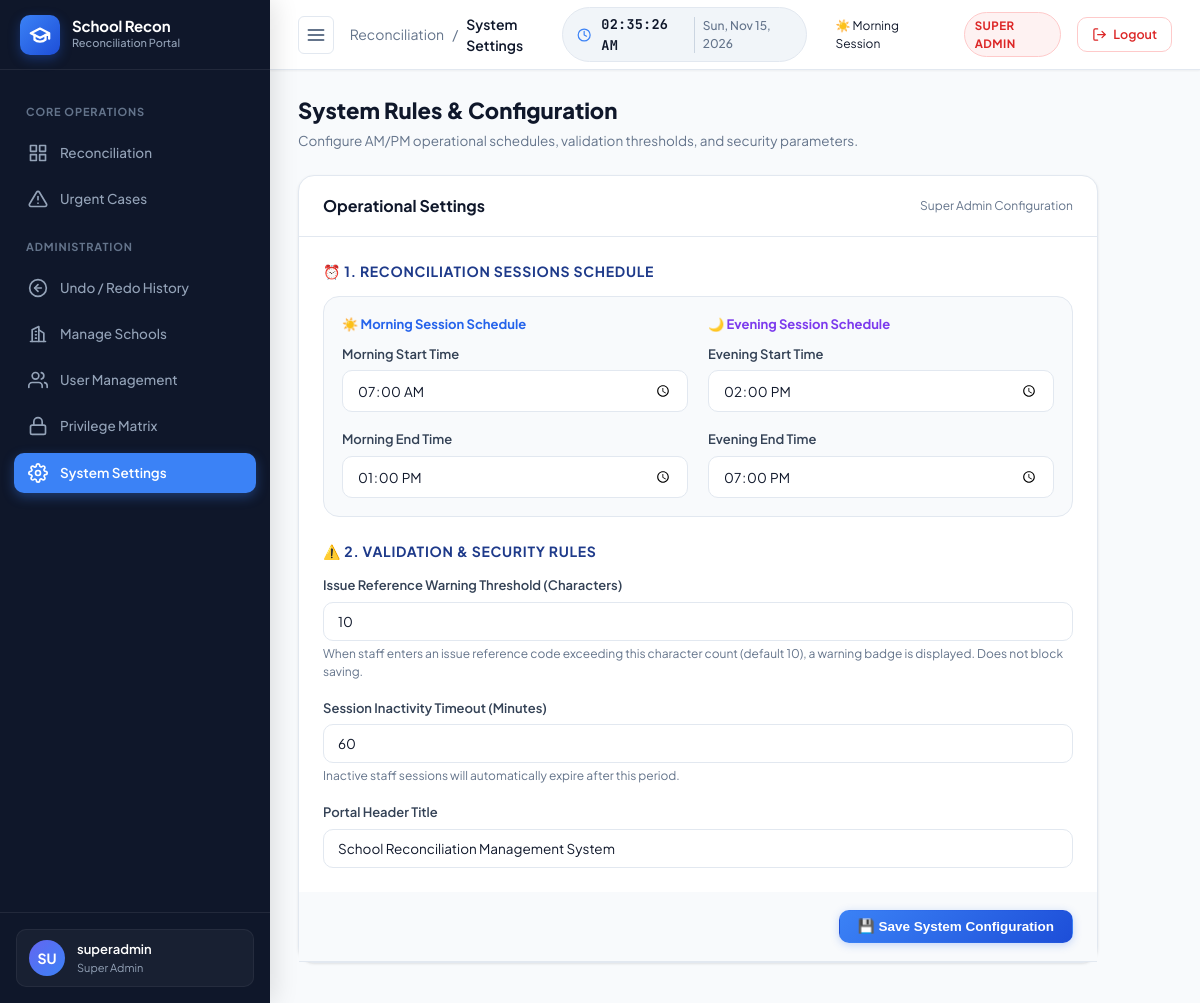
The page /settings.php (signed in) on the database its author committed.
### tables this page shows
CREATE TABLE `system_settings` (
    `id` INT AUTO_INCREMENT PRIMARY KEY,
    `setting_key` VARCHAR(100) NOT NULL UNIQUE,
    `setting_value` TEXT NOT NULL,
    `setting_group` VARCHAR(50) DEFAULT 'General',
    `description` VARCHAR(255) NULL,
    `updated_at` TIMESTAMP DEFAULT CURRENT_TIMESTAMP ON UPDATE CURRENT_TIMESTAMP
);

### config/auth.php (called while the page is built, shortened)
<?php
function is_logged_in() {
    return isset($_SESSION['user_id']) && !empty($_SESSION['user_id']);
}
function current_user() {
    return [
        'id'        => $_SESSION['user_id'],
        'username'  => $_SESSION['username'],
        'full_name' => $_SESSION['full_name'] ?? $_SESSION['username'],
        'role_id'   => $_SESSION['role_id'],
        'role_slug' => $_SESSION['role_slug'],
        'role_name' => $_SESSION['role_name']
    ];
}
function has_permission($permission_slug) {
    if (isset($_SESSION['role_slug']) && $_SESSION['role_slug'] === ROLE_SUPER_ADMIN) {
        return true;
    }
}
function has_role($roles) {
    if (is_string($roles)) $roles = [$roles];
    return isset($_SESSION['role_slug']) && in_array($_SESSION['role_slug'], $roles);
}

### includes/functions.php (called while the page is built, shortened)
<?php
require_once __DIR__ . '/../config/auth.php';
function e($value) {
    return htmlspecialchars((string)$value, ENT_QUOTES, 'UTF-8');
}
function get_setting($key, $default = '') {
    try {
        $pdo = getDBConnection();
        $stmt = $pdo->prepare("SELECT setting_value FROM system_settings WHERE setting_key = ?");
        $stmt->execute([$key]);
        $val = $stmt->fetchColumn();
        return ($val !== false) ? $val : $default;
    } catch (Exception $e) {
        return $default;
    }
}

### settings.php (the view, shortened to what this page needs)
<?php
$page_title = 'System Settings';
require_once __DIR__ . '/config/auth.php';
require_once __DIR__ . '/includes/functions.php';
$am_start = get_setting('am_start_time', '07:00');
$am_end = get_setting('am_end_time', '13:00');
$pm_start = get_setting('pm_start_time', '14:00');
$pm_end = get_setting('pm_end_time', '19:00');
$warning_len = get_setting('issue_ref_warning_len', '10');
$session_timeout = get_setting('session_timeout_minutes', '60');
$app_title = get_setting('app_title', APP_NAME);
include __DIR__ . '/includes/header.php';
?>
<div style="display: flex; align-items: center; justify-content: space-between; margin-bottom: 24px; flex-wrap: wrap; gap: 16px;">
    <div>
        <h1 style="font-size: 22px; font-weight: 800; color: var(--text-main);">System Rules & Configuration</h1>
        <p style="font-size: 13.5px; color: var(--text-muted); margin-top: 4px;">
            Configure AM/PM operational schedules, validation thresholds, and security parameters.
        </p>
    </div>
</div>
<div style="max-width: 800px;">
    <div class="card">
        <div class="card-header">
            <h2 class="card-title">Operational Settings</h2>
            <span style="font-size: 12px; color: var(--text-muted);">Super Admin Configuration</span>
        </div>
        <form id="settingsForm">
            <div class="card-body">
                <h3 style="font-size: 14px; font-weight: 700; color: #1e3a8a; margin-bottom: 14px; text-transform: uppercase; letter-spacing: 0.05em;">
                    ⏰ 1. Reconciliation Sessions Schedule
                </h3>
                <div style="display: grid; grid-template-columns: 1fr 1fr; gap: 20px; background: #f8fafc; padding: 18px; border-radius: var(--radius-lg); border: 1px solid var(--border-color); margin-bottom: 24px;">
                    <div>
                        <h4 style="font-size: 13px; font-weight: 700; color: #2563eb; margin-bottom: 10px;">☀️ Morning Session Schedule</h4>
                        <div class="form-group">
                            <label class="form-label">Morning Start Time</label>
                            <input type="time" name="settings[am_start_time]" class="form-control" value="<?= e($am_start) ?>" required>
                        </div>
                        <div class="form-group" style="margin-bottom: 0;">
                            <label class="form-label">Morning End Time</label>
                            <input type="time" name="settings[am_end_time]" class="form-control" value="<?= e($am_end) ?>" required>
                        </div>
                    </div>
                    <div>
                        <h4 style="font-size: 13px; font-weight: 700; color: #7c3aed; margin-bottom: 10px;">🌙 Evening Session Schedule</h4>
                        <div class="form-group">
                            <label class="form-label">Evening Start Time</label>
                            <input type="time" name="settings[pm_start_time]" class="form-control" value="<?= e($pm_start) ?>" required>
                        </div>
                        <div class="form-group" style="margin-bottom: 0;">
                            <label class="form-label">Evening End Time</label>
                            <input type="time" name="settings[pm_end_time]" class="form-control" value="<?= e($pm_end) ?>" required>
                        </div>
                    </div>
                </div>
                <h3 style="font-size: 14px; font-weight: 700; color: #1e3a8a; margin-bottom: 14px; text-transform: uppercase; letter-spacing: 0.05em;">
                    ⚠️ 2. Validation & Security Rules
                </h3>
                <div class="form-group">
                    <label class="form-label" for="settingWarningLen">
                        Issue Reference Warning Threshold (Characters)
                    </label>
                    <input type="number" id="settingWarningLen" name="settings[issue_ref_warning_len]" class="form-control" value="<?= e($warning_len) ?>" min="1" max="100" required>
                    <div style="font-size: 12px; color: var(--text-muted); margin-top: 4px;">
                        When staff enters an issue reference code exceeding this character count (default 10), a warning badge is displayed. Does not block saving.
                    </div>
                </div>
                <div class="form-group">
                    <label class="form-label" for="settingTimeout">
                        Session Inactivity Timeout (Minutes)
                    </label>
                    <input type="number" id="settingTimeout" name="settings[session_timeout_minutes]" class="form-control" value="<?= e($session_timeout) ?>" min="5" max="1440" required>
                    <div style="font-size: 12px; color: var(--text-muted); margin-top: 4px;">
                        Inactive staff sessions will automatically expire after this period.
                    </div>
                </div>
                <div class="form-group" style="margin-bottom: 0;">
                    <label class="form-label" for="settingAppTitle">
                        Portal Header Title
                    </label>
                    <input type="text" id="settingAppTitle" name="settings[app_title]" class="form-control" value="<?= e($app_title) ?>" required>
                </div>
            </div>
            <div class="card-header" style="justify-content: flex-end; background: #f8fafc;">
                <button type="submit" class="btn btn-primary">
                    💾 Save System Configuration
                </button>
            </div>
        </form>
    </div>
</div>
<?php include __DIR__ . '/includes/footer.php'; ?>

### includes/header.php (shortened to what this page needs)
<?php
require_once __DIR__ . '/../config/auth.php';
require_once __DIR__ . '/../includes/functions.php';
$active_session = $_SESSION['active_session'] ?? (date('H') >= 14 ? SESSION_PM : SESSION_AM);
?>
<!DOCTYPE html>
<html lang="en">
<head>
    <link rel="stylesheet" href="assets/css/style.css">
</head>
<body>
<div class="app-layout">
    <?php include __DIR__ . '/sidebar.php'; ?>
    <main class="app-main">
        <header class="app-topbar">
            <div class="topbar-left">
                <button class="sidebar-toggle-btn" id="sidebarToggleBtn" title="Toggle Navigation">
                    <svg width="20" height="20" viewBox="0 0 24 24" fill="none" stroke="currentColor" stroke-width="2.2" stroke-linecap="round" stroke-linejoin="round">
                        <line x1="3" y1="12" x2="21" y2="12"></line>
                        <line x1="3" y1="6" x2="21" y2="6"></line>
                        <line x1="3" y1="18" x2="21" y2="18"></line>
                    </svg>
                </button>
                <div class="page-breadcrumb">
                    <span>Reconciliation</span>
                    <span>/</span>
                    <span class="current-page"><?= isset($page_title) ? e($page_title) : 'Dashboard' ?></span>
                </div>
            </div>
            <div class="topbar-right">
                <div class="live-clock-card" title="Real-time Server Clock">
                    <svg width="16" height="16" viewBox="0 0 24 24" fill="none" stroke="currentColor" stroke-width="2" stroke-linecap="round" stroke-linejoin="round">
                        <circle cx="12" cy="12" r="10"></circle>
                        <polyline points="12 6 12 12 16 14"></polyline>
                    </svg>
                    <span class="live-time-display" id="liveTimeDisplay">--:--:--</span>
                    <span class="live-date-display" id="liveDateDisplay">Loading...</span>
                </div>
                <div class="session-pill-btn active <?= ($active_session === 'AM') ? 'am-pill' : 'pm-pill' ?>" style="font-size: 12px; padding: 4px 12px; pointer-events: none;">
                    <?= ($active_session === 'AM') ? '☀️ Morning Session' : '🌙 Evening Session' ?>
                </div>
                <span class="user-role-badge badge-<?= e($user['role_slug']) ?>">
                    <?= e($user['role_name']) ?>
                </span>
                <a href="logout.php" class="btn-logout" title="Secure Sign Out">
                    <svg width="15" height="15" viewBox="0 0 24 24" fill="none" stroke="currentColor" stroke-width="2" stroke-linecap="round" stroke-linejoin="round">
                        <path d="M9 21H5a2 2 0 0 1-2-2V5a2 2 0 0 1 2-2h4"></path>
                        <polyline points="16 17 21 12 16 7"></polyline>
                        <line x1="21" y1="12" x2="9" y2="12"></line>
                    </svg>
                    Logout
                </a>
            </div>
        </header>
        <div class="content-wrapper">

### includes/sidebar.php (shortened to what this page needs)
<?php
require_once __DIR__ . '/../config/auth.php';
require_once __DIR__ . '/../includes/functions.php';
$current_page = basename($_SERVER['PHP_SELF']);
$user = current_user();
?>
<aside class="app-sidebar">
    <div class="sidebar-header">
        <div class="brand-icon">
            <svg width="22" height="22" viewBox="0 0 24 24" fill="none" stroke="currentColor" stroke-width="2.5" stroke-linecap="round" stroke-linejoin="round">
                <path d="M22 10v6M2 10l10-5 10 5-10 5z"></path>
                <path d="M6 12v5c3 3 9 3 12 0v-5"></path>
            </svg>
        </div>
        <div>
            <div class="brand-title">School Recon</div>
            <div class="brand-subtitle">Reconciliation Portal</div>
        </div>
    </div>
    <nav class="sidebar-nav">
        <div class="nav-section-title">Core Operations</div>
        <a href="dashboard.php" class="nav-link <?= ($current_page === 'dashboard.php') ? 'active' : '' ?>">
            <svg viewBox="0 0 24 24" fill="none" stroke="currentColor" stroke-width="2" stroke-linecap="round" stroke-linejoin="round">
                <rect x="3" y="3" width="7" height="7"></rect>
                <rect x="14" y="3" width="7" height="7"></rect>
                <rect x="14" y="14" width="7" height="7"></rect>
                <rect x="3" y="14" width="7" height="7"></rect>
            </svg>
            <span>Reconciliation</span>
        </a>
        <?php if (has_permission('access_urgent_cases')): ?>
        <a href="urgent_cases.php" class="nav-link <?= ($current_page === 'urgent_cases.php') ? 'active' : '' ?>">
            <span>Urgent Cases</span>
        </a>
        <?php endif; ?>
        <?php if (has_role(ROLE_SUPER_ADMIN) || has_permission('manage_schools') || has_permission('manage_users') || has_permission('undo_actions')): ?>
            <div class="nav-section-title">Administration</div>
            <?php if (has_permission('undo_actions') || has_role(ROLE_SUPER_ADMIN)): ?>
            <a href="history.php" class="nav-link <?= ($current_page === 'history.php') ? 'active' : '' ?>">
                <svg viewBox="0 0 24 24" fill="none" stroke="currentColor" stroke-width="2" stroke-linecap="round" stroke-linejoin="round">
                    <circle cx="12" cy="12" r="10"></circle>
                    <polyline points="12 8 8 12 12 16"></polyline>
                    <path d="M16 12H8"></path>
                </svg>
                <span>Undo / Redo History</span>
            </a>
            <?php endif; ?>
            <?php if (has_permission('manage_schools') || has_role(ROLE_SUPER_ADMIN)): ?>
            <a href="schools.php" class="nav-link <?= ($current_page === 'schools.php') ? 'active' : '' ?>">
                <svg viewBox="0 0 24 24" fill="none" stroke="currentColor" stroke-width="2" stroke-linecap="round" stroke-linejoin="round">
                    <path d="M3 21h18"></path>
                    <path d="M5 21V7l8-4v18"></path>
                    <path d="M19 21V11l-6-4"></path>
                    <path d="M9 9h1"></path>
                    <path d="M9 13h1"></path>
                    <path d="M9 17h1"></path>
                </svg>
                <span>Manage Schools</span>
            </a>
            <?php endif; ?>
            <?php if (has_permission('manage_users') || has_role(ROLE_SUPER_ADMIN)): ?>
            <a href="users.php" class="nav-link <?= ($current_page === 'users.php') ? 'active' : '' ?>">
                <svg viewBox="0 0 24 24" fill="none" stroke="currentColor" stroke-width="2" stroke-linecap="round" stroke-linejoin="round">
                    <path d="M17 21v-2a4 4 0 0 0-4-4H5a4 4 0 0 0-4 4v2"></path>
                    <circle cx="9" cy="7" r="4"></circle>
                    <path d="M23 21v-2a4 4 0 0 0-3-3.87"></path>
                    <path d="M16 3.13a4 4 0 0 1 0 7.75"></path>
                </svg>
                <span>User Management</span>
            </a>
            <?php endif; ?>
            <?php if (has_role(ROLE_SUPER_ADMIN)): ?>
            <a href="privileges.php" class="nav-link <?= ($current_page === 'privileges.php') ? 'active' : '' ?>">
                <svg viewBox="0 0 24 24" fill="none" stroke="currentColor" stroke-width="2" stroke-linecap="round" stroke-linejoin="round">
                    <rect x="3" y="11" width="18" height="11" rx="2" ry="2"></rect>
                    <path d="M7 11V7a5 5 0 0 1 10 0v4"></path>
                </svg>
                <span>Privilege Matrix</span>
            </a>
            <a href="settings.php" class="nav-link <?= ($current_page === 'settings.php') ? 'active' : '' ?>">
                <span>System Settings</span>
            </a>
            <?php endif; ?>
        <?php endif; ?>
    </nav>
    <div class="sidebar-footer">
        <div class="user-card-mini">
            <div class="user-avatar-circle">
                <?= strtoupper(substr($user['username'], 0, 2)) ?>
            </div>
            <div class="user-mini-info">
                <div class="user-mini-name"><?= e($user['username']) ?></div>
                <div class="user-mini-role"><?= e($user['role_name']) ?></div>
            </div>
        </div>
    </div>
</aside>

### includes/footer.php (shortened to what this page needs)
        </div>
    </main>
</div>
</body>
</html>

### rows shown on the page
system_settings: setting_value "07:00"
system_settings: setting_value "13:00"
system_settings: setting_value "14:00"
system_settings: setting_value "19:00"
system_settings: setting_value "10"
system_settings: setting_value "60"
system_settings: setting_value "School Reconciliation Management System"

### other values the page prints
substr($user['username'], 0, 2) "SU"
$user['username'] "superadmin"
$user['role_name'] "Super Admin"
$page_title "System Settings"
$user['role_name'] "SUPER ADMIN"
